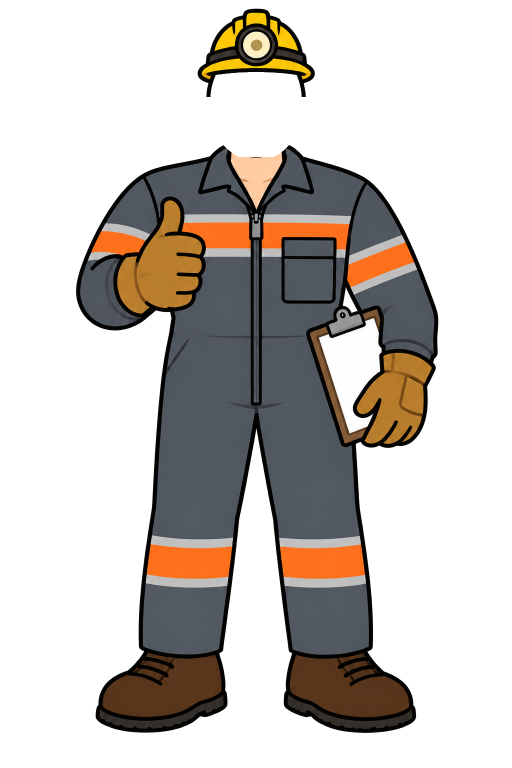
#> input picture apps/web/film/assets/s05/engineer-thumbs-up.png, 1024 x 1536 px, given in place of physicist-shrug.png, which was not available (shown at 1/2 size)
$ python s05-pose-align.py
#> lines starting #> are read from the running program, lines starting #| are printed output that depends on the picture; after the words box and inside, x2 and y2 are one past the last pixel; in counts of white or black regions, pixels touching at a corner belong together; pictures that were not available may be replaced by others from this repository, and a replacement may not be noted
#!/usr/bin/env python3
"""Lab coat pose alignment for s05-hash.html (v6, Liam 16763 standing rule: across a pose switch the body's centre line, shoulder line and baseline stay put,
only the arm changes). Measures each lab coat sprite (assets/s05/physicist-*.png, 1024x1536 body px) and writes assets/s05/pose-align.js:
  window.POSE_ALIGN[pose] = {dx, dy, hx, hy}: the pose PNG is drawn translated by (dx, dy) body px so its collar centre / baseline land on the reference pose's,
  and every lab pose uses the same head anchor (hx = reference collar centre, hy = reference chin) so the head never moves on a switch.
Reference = shrug (the scene's last pose: the hand-off frame to slide 6 stays pixel-identical). Measurements (body px):
  collar centre = median centre of the neck-skin V (rows 322-338), cross-checked with the tie knot (dark run, rows 350-358);
  shoulder y = median top of the coat at collar +-120..180 px per side; collar top = top of the opaque collar at collar +-60; baseline = lowest opaque row (shoe soles);
  hem/leg offset = centre of the coat (rows 760-1000) and of the legs (rows 1100-1440) minus the collar centre (drawn into the art, cannot be fixed by placement).
usage (run from apps/web/film): python3 -I pipeline/s05-pose-align.py"""
import json
import numpy as np
from PIL import Image
D = 'assets/s05/'; POSES = ['physicist-shrug', 'physicist-holding-clipboard', 'physicist-professor-point']; REF = 'physicist-shrug'
M = {}
for n in POSES:
    im = np.array(Image.open(D + n + '.png').convert('RGBA')).astype(int); a = im[..., 3] > 128
#> after `a = im[..., 3] > 128`:
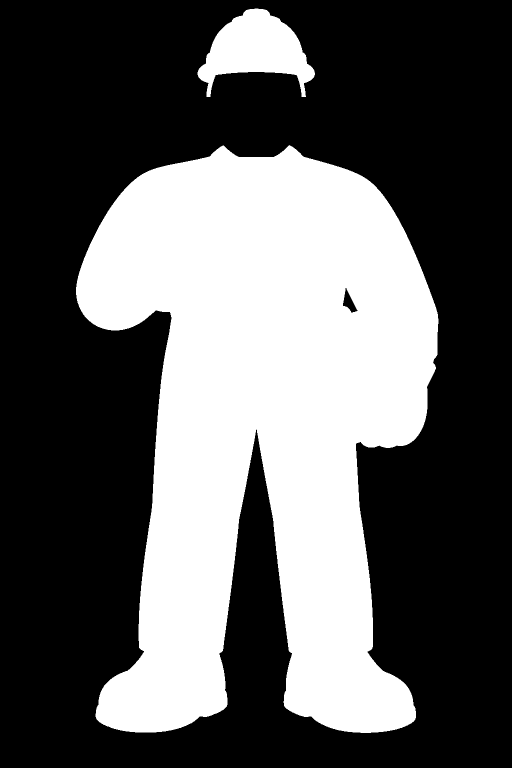
#> a: shape (1536, 1024) bool (shown at 1/2 size); 36.1% white; 2 white regions, box (x1, y1, x2, y2) and area: (152, 290, 877, 1466) 546630, (395, 17, 630, 194) 21650
    skin = (im[..., 0] > 200) & (im[..., 2] < 190) & (im[..., 0] - im[..., 2] > 40) & a
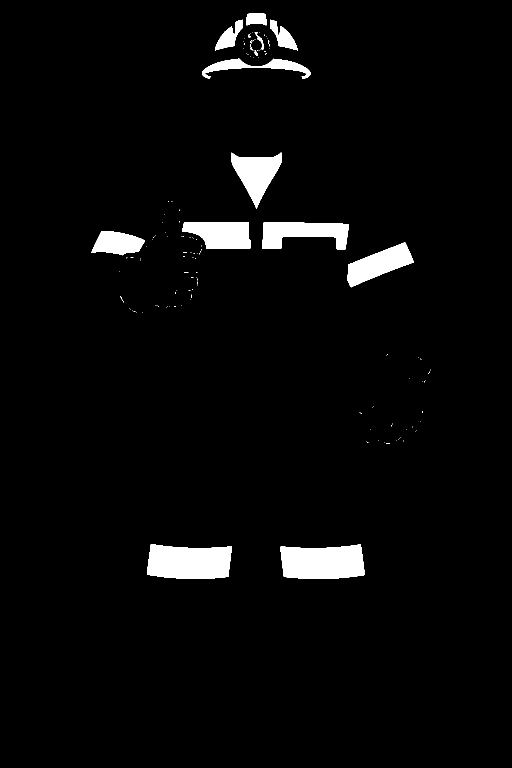
#> skin: shape (1536, 1024) bool (shown at 1/2 size); 3.5% white; 139 white regions (125 under 20 px), largest, box (x1, y1, x2, y2) and area: (294, 1088, 464, 1158) 10101, (560, 1089, 730, 1158) 10054, (524, 445, 698, 499) 6169
    dark = (im[..., :3].max(-1) < 70) & a
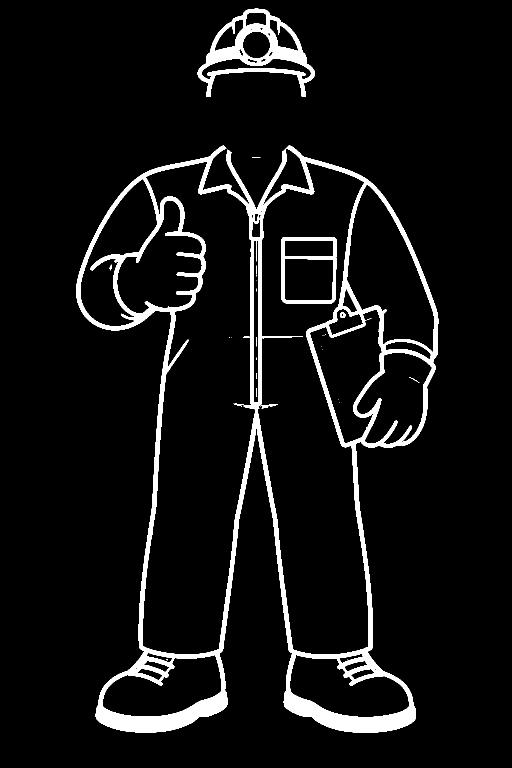
#> dark: shape (1536, 1024) bool (shown at 1/2 size); 6.7% white; 35 white regions (26 under 20 px), largest, box (x1, y1, x2, y2) and area: (152, 290, 877, 1466) 89377, (395, 17, 630, 194) 11600, (563, 474, 673, 608) 3524
    v = [(xs.min() + xs.max()) / 2 for y in range(322, 339) for xs in [np.where(skin[y, 300:720])[0] + 300] if len(xs)]
#> v = [512.5, 512.5, 513, 512.5, 513, 512.5, 512, 512.5, 512, 512.5, 512, 512.5, 512, 512.5, 512.5, 512.5, 512.5]
    cx = float(np.median(v)); c = int(round(cx))
#> after `cx = float(np.median(v))`: cx = 512.5
#> after `c = int(round(cx))`: c = 512
    k = [(xs.min() + xs.max()) / 2 for y in range(350, 359) for xs in [np.where(dark[y, c - 40:c + 40])[0] + c - 40] if len(xs)]
#> k = [511.5, 511.5, 511.5, 511.5, 511.5, 511.5, 511.5, 511.5, 511.5]
    top = lambda x: int(np.where(a[:, x])[0].min())
    shL = float(np.median([top(c - d) for d in range(120, 181, 5)])); shR = float(np.median([top(c + d) for d in range(120, 181, 5)]))
#> after `shL = float(np.median([top(c - d) for d in range(120, 181, 5)]))`: shL = 325
#> after `shR = float(np.median([top(c + d) for d in range(120, 181, 5)]))`: shR = 329
    col = int(np.where(a[:, c - 60:c + 60].any(1))[0].min()); base = int(np.where(a.any(1))[0].max())
#> after `col = int(np.where(a[:, c - 60:c + 60].any(1))[0].min())`: col = 17
#> after `base = int(np.where(a.any(1))[0].max())`: base = 1465
    mid = lambda ys: float(np.median([(np.where(a[y])[0].min() + np.where(a[y])[0].max()) / 2 for y in ys])) - cx
    M[n] = dict(cx=cx, knot=float(np.median(k)), shL=shL, shR=shR, collar=col, base=base, coat=mid(range(760, 1001, 20)), legs=mid(range(1100, 1441, 20)))
#> pass 2 of the loop `for n in POSES:`:
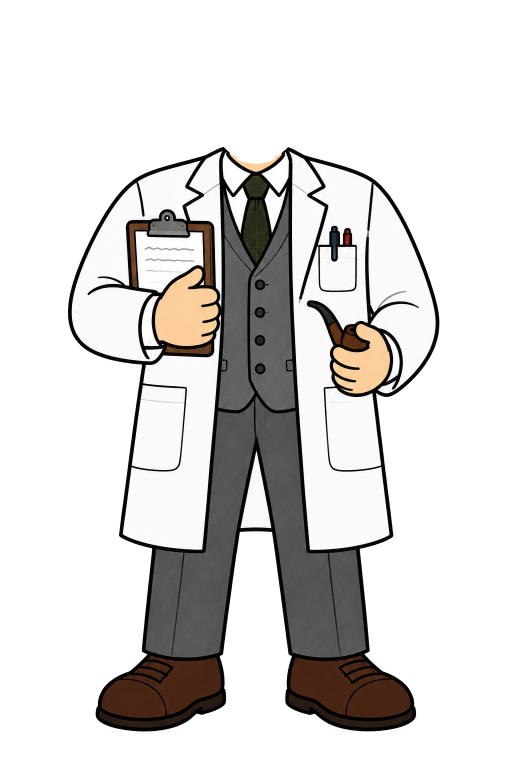
#> input picture apps/web/film/assets/s05/physicist-holding-clipboard.png, 1024 x 1536 px, found by its file name (shown at 1/2 size)
#> `a = im[..., 3] > 128`:
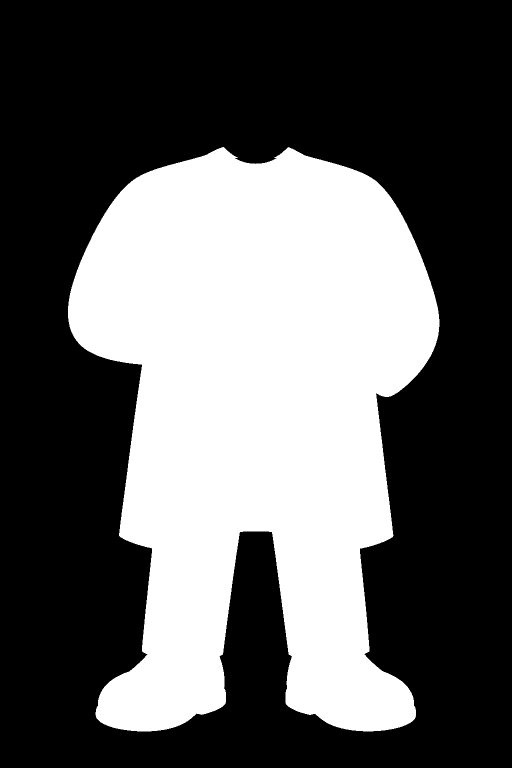
#> a: shape (1536, 1024) bool (shown at 1/2 size); 37.1% white; 1 white region, box (x1, y1, x2, y2) and area: (136, 294, 879, 1463) 583963
#> skin: shape (1536, 1024) bool; 1.5% white; 5 white regions (2 under 20 px), largest, box (x1, y1, x2, y2) and area: (310, 537, 437, 692) 13361, (666, 648, 779, 787) 9207, (459, 305, 563, 343) 994
#> `dark = (im[..., :3].max(-1) < 70) & a`:
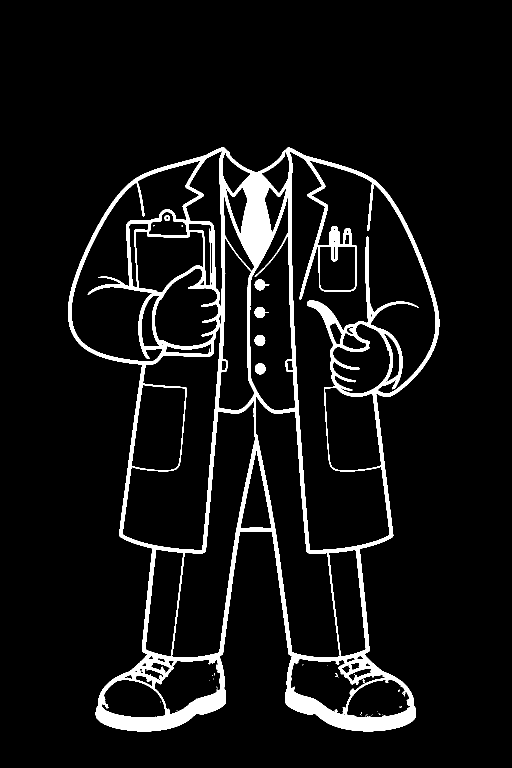
#> dark: shape (1536, 1024) bool (shown at 1/2 size); 7.1% white; 47 white regions (39 under 20 px), largest, box (x1, y1, x2, y2) and area: (136, 294, 879, 1463) 109387, (509, 614, 537, 636) 394, (509, 559, 539, 581) 391
#> v = [511.5, 511.5, 511.5, 511, 511.5, 511.5, 511, 511.5, 511, 511.5, 511.5, 511, 511.5, 511.5, 511.5, 511.5, 511.5]
#> cx = 511.5
#> k = [512, 512, 512, 512, 512, 512, 512, 512, 512]
#> shL = 324
#> shR = 325
#> col = 299
#> base = 1462
#> pass 3 of the loop `for n in POSES:`:
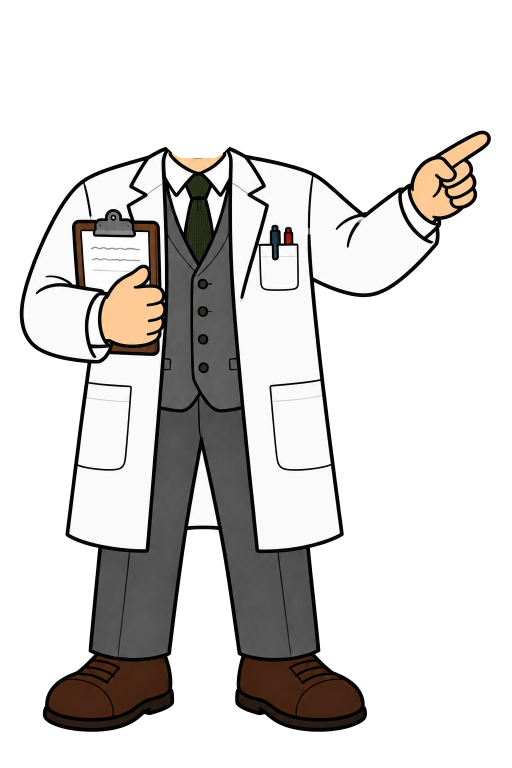
#> input picture apps/web/film/assets/s05/physicist-professor-point.png, 1024 x 1536 px, found by its file name (shown at 1/2 size)
#> `a = im[..., 3] > 128`:
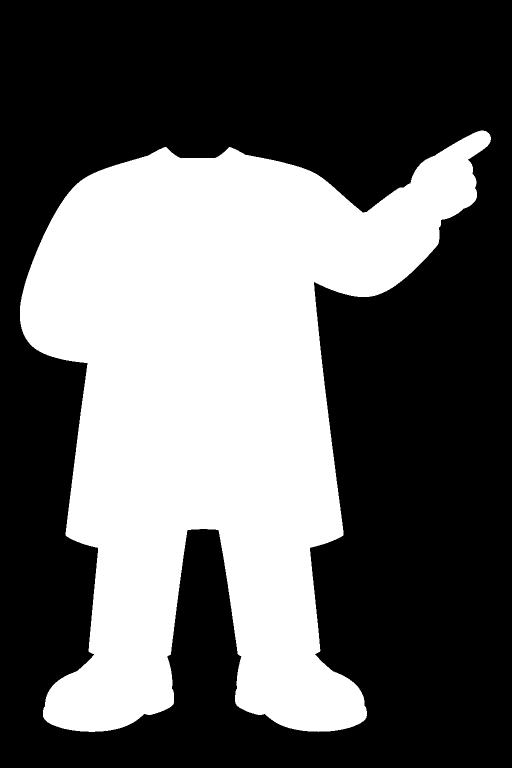
#> a: shape (1536, 1024) bool (shown at 1/2 size); 38.3% white; 1 white region, box (x1, y1, x2, y2) and area: (40, 261, 982, 1464) 602983
#> skin: shape (1536, 1024) bool; 1.6% white; 8 white regions (1 under 20 px), largest, box (x1, y1, x2, y2) and area: (203, 536, 326, 689) 12866, (822, 319, 915, 441) 6533, (882, 269, 974, 332) 2303
#> `dark = (im[..., :3].max(-1) < 70) & a`:
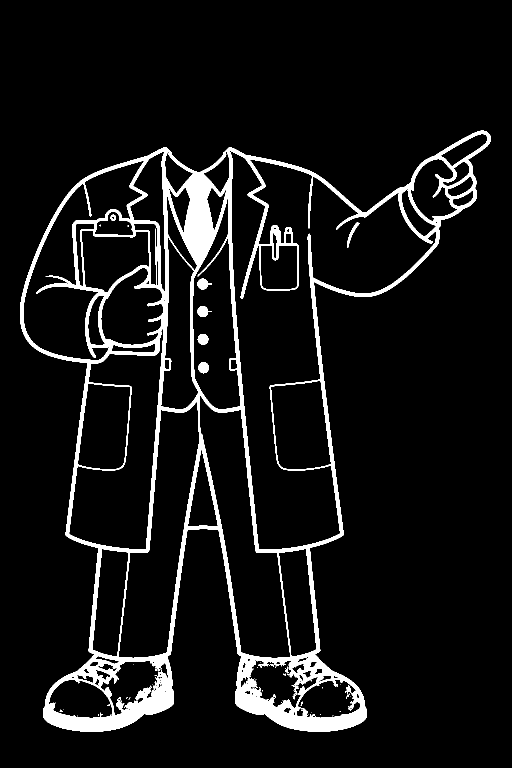
#> dark: shape (1536, 1024) bool (shown at 1/2 size); 7.5% white; 73 white regions (59 under 20 px), largest, box (x1, y1, x2, y2) and area: (40, 261, 982, 1464) 116300, (395, 612, 424, 634) 393, (395, 557, 424, 579) 391
#> v = [395.5, 395, 395.5, 395.5, 395.5, 396, 395.5, 395.5, 396, 396, 396, 396, 396, 396, 396, 396, 396]
#> cx = 396
#> k = [396, 396, 396, 396, 396, 396.5, 396.5, 396.5, 396.5]
#> shL = 326
#> shR = 320
#> col = 297
#> base = 1463
r = M[REF]; AN = {}
#> after `r = M[REF]`: r = {'cx': 512.5, 'knot': 511.5, 'shL': 325, 'shR': 329, 'collar': 17, 'base': 1465, 'coat': 57, 'legs': -1.5}
#> (the run stopped early here; a loop or call above may not have finished)
